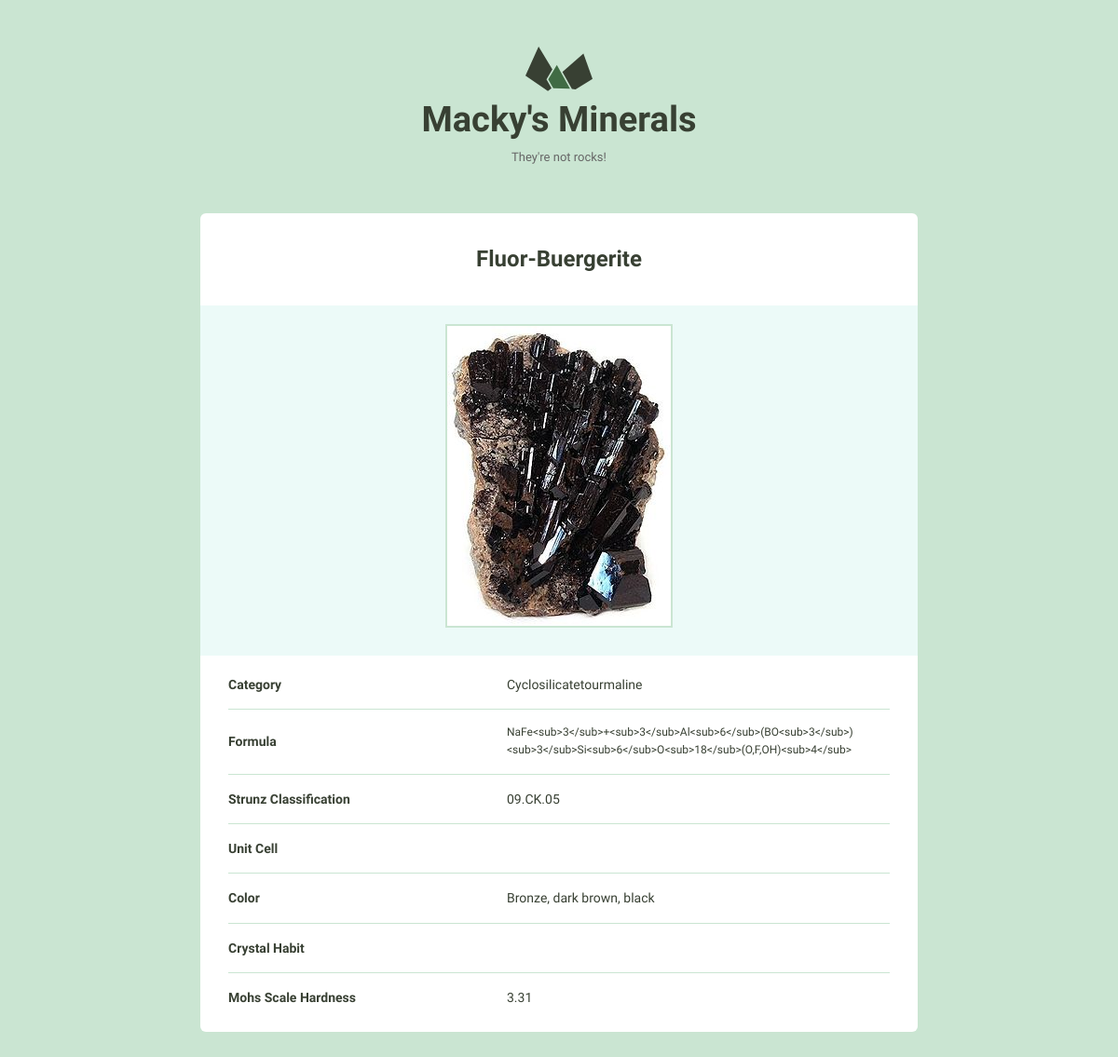
The page /minerals/random/ on the database its author committed.
### minerals/models.py (models this page shows, shortened)
class Mineral(models.Model):
	name = models.CharField(max_length = 250, default = '')
	image_filename =  models.CharField(max_length = 250,default = '')
	image_caption = models.CharField(max_length = 250,default = '')
	category = models.CharField(max_length = 250,default = '')
	formula = models.CharField(max_length = 250,default = '')
	strunz_classification = models.CharField(max_length = 250,default = '')
	crystal_system = models.CharField(max_length = 250,default = '')
	unit_cell = models.CharField(max_length = 250,default = '')
	color =  models.CharField(max_length = 250,default = '')
	crystal_symmetry =  models.CharField(max_length = 250,default = '')
	cleavage =  models.CharField(max_length = 250,default = '')
	mohs_scale_hardness = models.CharField(max_length = 250,default = '')
	luster =  models.CharField(max_length = 250,default = '')
	streak =  models.CharField(max_length = 250,default = '')
	diaphaneity = models.CharField(max_length = 250,default = '')
	optical_properties = models.CharField(max_length = 250,default = '')
	refractive_index = models.CharField(max_length = 250,default = '')
	crystal_habit = models.CharField(max_length = 250,default = '')
	specific_gravity = models.CharField(max_length = 250,default = '')
	group = models.CharField(max_length = 250,default = '')
	class Meta:
		ordering = ['name']

### minerals/views.py (the view)
# urls.py: url(r'random/', views.random_mineral, name='random_mineral'),
def random_mineral(request):
	random_index = random.randint(1, Mineral.objects.count())
	mineral = Mineral.objects.all()[random_index]
	return render(request, 'minerals/mineral_detail.html', {'mineral': mineral})

### minerals/templates/minerals/mineral_detail.html (shortened to what this page needs)
{% extends 'layout.html' %}
{% load static from staticfiles %}
{% block content %}
<div class="grid-100">
   <div class="grid-100 mineral__container">
      <h1 class="mineral__name">{{ mineral.name|title }}</h1>
      <div class="mineral__image-bg">
        <img class="mineral__image" src="{% static 'images/'%}{{ mineral.name}}.jpg"/>
        <p class="mineral__caption"> {{ mineral.image_caption }}</p>
      </div>
       <div class="mineral__table-container">
        <table class="mineral__table">
         <tr>
            <td class="mineral__category">Category</td>
            <td>{{ mineral.category }}</td>
          </tr>
          <tr>
            <td class="mineral__category">Formula</td>
            <td class="mineral__formula">{{ mineral.formula }}</td>
          </tr>
          <tr>
            <td class="mineral__category">Strunz Classification</td>
            <td>{{ mineral.strunz_classification }}</td>
          </tr>
          <tr>
            <td class="mineral__category">Unit Cell</td>
            <td>{{ mineral.unit_cell }}</td>
          </tr>
          <tr>
            <td class="mineral__category">Color</td>
            <td> {{ mineral.color }}</td>
          </tr>
          <tr>
            <td class="mineral__category">Crystal Habit</td>
            <td>{{ mineral.crystal_habbit }}</td>
          </tr>
          <tr>
            <td class="mineral__category">Mohs Scale Hardness</td>
            <td>{{ mineral.specific_gravity }}</td>
          </tr>
        </table>
      </div>
   </div>
</div>
{% endblock %}

### templates/layout.html (shortened to what this page needs)
{%  load static  from staticfiles %}
<!DOCTYPE html>
<html lang="en">
<head>
  <link rel="stylesheet" href="{% static 'css/global.css' %}">
</head>
<body>
  <div class="bounds">
    <div class="grid-100">
      <a href="{% url 'home' %}">
        <h1 class="logo__name text-centered">Macky's Minerals</h1>
      </a>
      <p class="logo__text text-centered">They're not rocks!</p>
    </div>
      {% block content%}
      {% endblock %}
  </div>
</body>
</html>

### assets/css/global.css (style rules this page uses)
html { font-family: sans-serif; -ms-text-size-adjust: 100%; -webkit-text-size-adjust: 100%; }
body { margin: 0; }
a { background-color: transparent; }
h1 { font-size: 2em; margin: 0.67em 0; }
img { border: 0; }
svg:not(:root) { overflow: hidden; }
table { border-collapse: collapse; border-spacing: 0; }
td, th { padding: 0; }
html { font-size: 62.5%; }
body { background-color: #CAE5D2; font-size: 1.5em; line-height: 1.6; font-weight: 400; font-family: "Cousine"; color: #666; }
.bounds { max-width: 800px; margin: 0 auto; padding: 50px 0 150px; overflow: hidden; }
.grid, .grid-5, .grid-10, .grid-15, .grid-20, .grid-25, .grid-30, .grid-33, .grid-35, .grid-40, .grid-45, .grid-50, .grid-55, .grid-60, .grid-65, .grid-66, .grid-70, .grid-75, .grid-80, .grid-90, .grid-95, .grid-100 { float: left; box-sizing: border-box; position: relative; }
.grid-100 { width: 100%; padding: 0 15px; }
h1, h2, h3, h4, h5, h6 { margin-top: 0; margin-bottom: 2rem; font-weight: bold; font-family: "Work Sans", sans-serif; color: #384033; }
h1 { font-size: 3.8rem; }
@media (min-width: 550px) { h1 { font-size: 3.8rem; } }
p { margin-top: 0; font-size: 1.6rem; }
a { color: #689b98; text-decoration: none; -webkit-transition: color 0.2s; -moz-transition: color 0.2s; -ms-transition: color 0.2s; -o-transition: color 0.2s; transition: color 0.2s; }
th, td { padding: 15px; text-align: left; border-bottom: 1px solid #e1e1e1; }
th:first-child, td:first-child { padding-left: 0; }
th:last-child, td:last-child { padding-right: 0; }
table, p, ul { margin-bottom: 2.5rem; }
.text-centered { text-align: center; }
.logo { display: block; fill: #384033; position: relative; margin: 0 auto; width: 72px; }
.logo__name { margin-bottom: 0; }
.logo__text { margin-bottom: 50px; font-size: 13px; }
.mineral__container { background-color: #fff; border-radius: 6px; list-style: none; padding: 0; text-align: center; }
.mineral__name { display: block; width: 100%; margin: 0; font-size: 24px; padding: 30px 0 30px 0; }
.mineral__image { display: block; margin: 0 auto; border: solid 2px #CAE5D2; }
.mineral__image-bg { background-color: #ecfaf8; padding: 20px 0; }
.mineral__caption { font-size: 12px; font-style: italic; padding: 10px 0 0 0; margin: 0; }
.mineral__table { font-size: 14px; color: #384033; }
.mineral__table td { border-color: #CAE5D2; }
.mineral__table tr:last-of-type td { border-bottom: none; padding-bottom: 0; }
.mineral__table-container { padding: 5px 30px 0; }
.mineral__category { font-weight: bold; width: 40%; }
.mineral__formula { font-size: 12px; }

### rows shown on the page
Mineral: name "Fluor-Buergerite", name (picture), category "Cyclosilicatetourmaline", formula "NaFe<sub>3</sub>+<sub>3</sub>Al<sub>6</sub>(BO<sub>3</sub>)<sub>3</sub>Si<sub>6</sub>O<sub>18</sub>(O,F,OH)<sub>4</sub>", strunz_classification "09.CK.05", color "Bronze, dark brown, black", specific_gravity "3.31"
